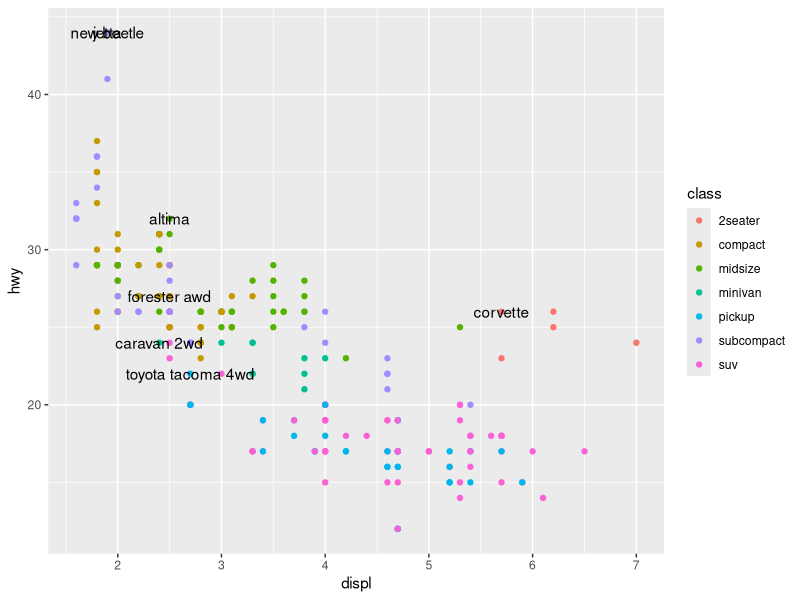
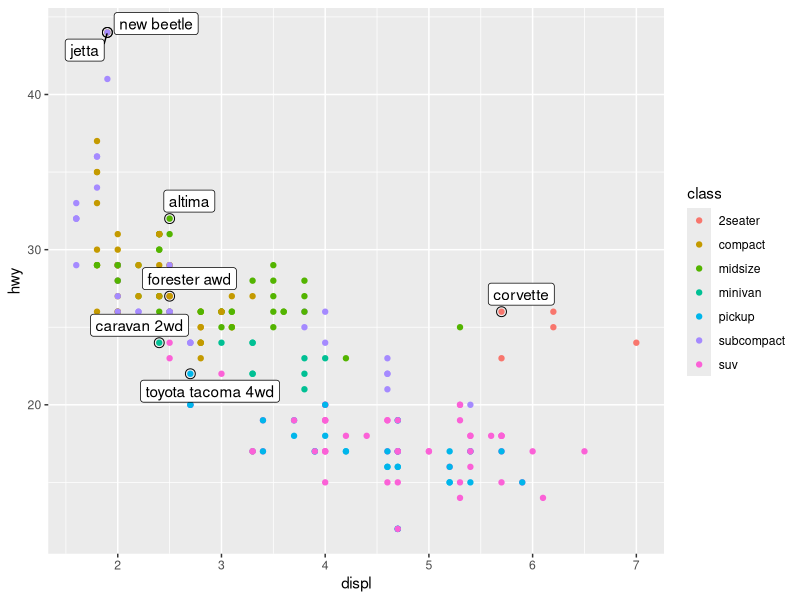
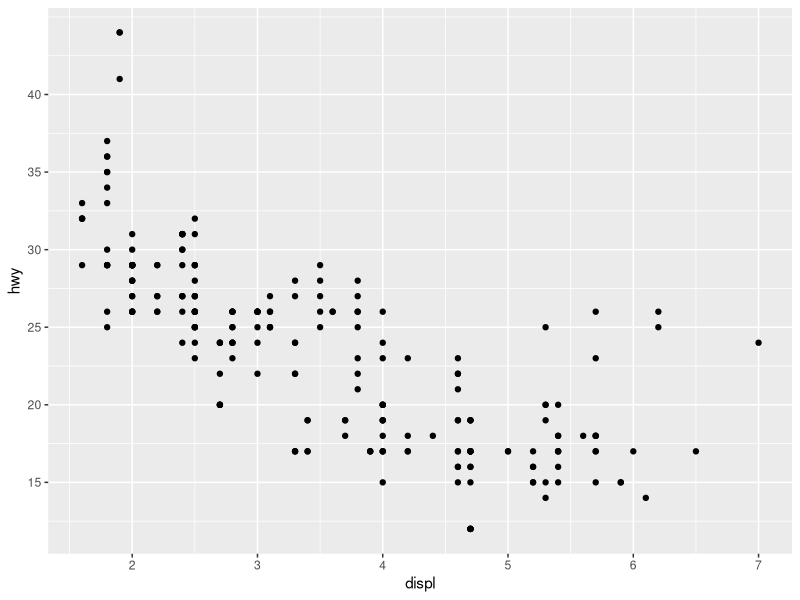
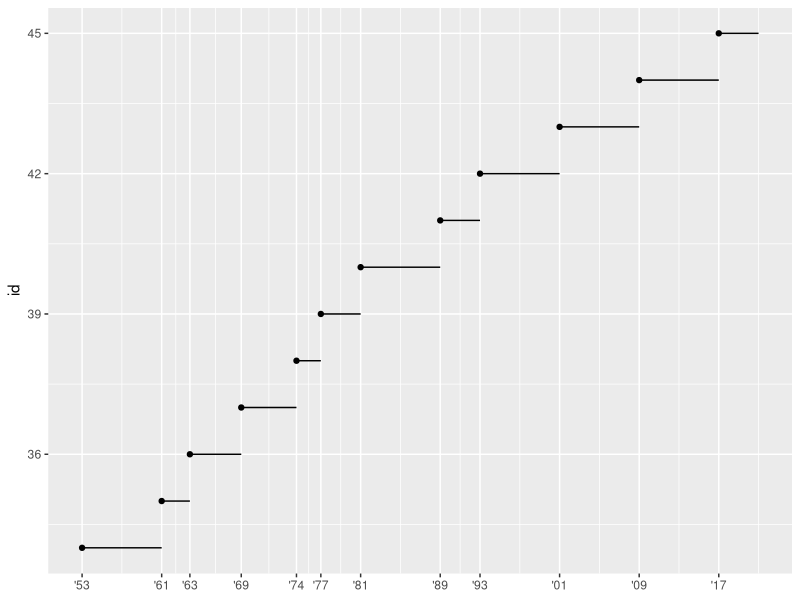
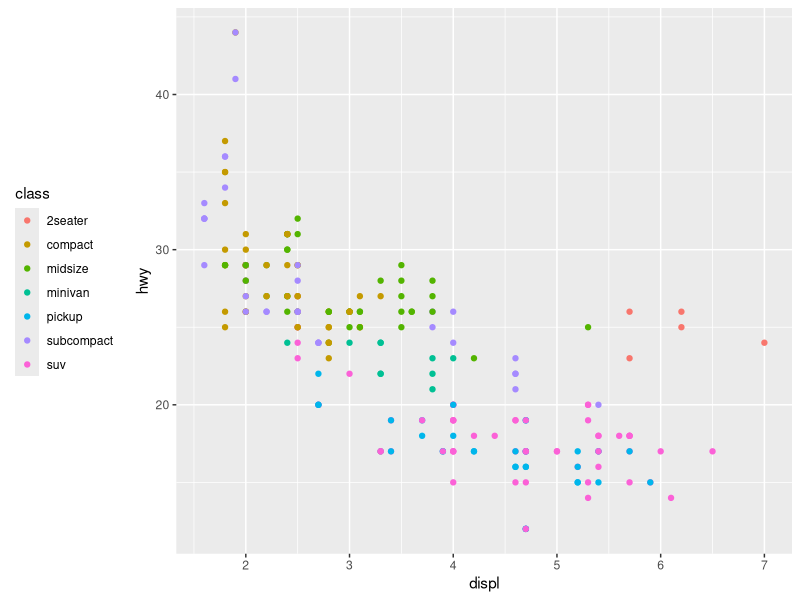
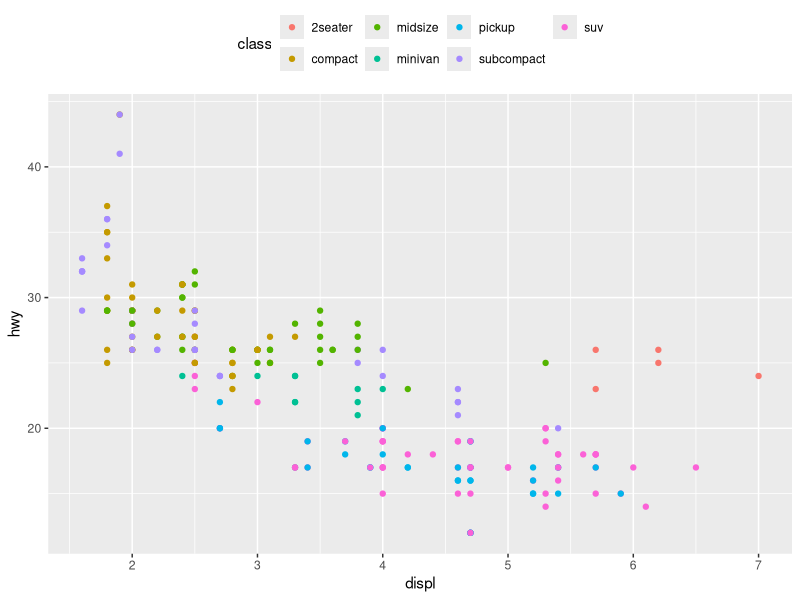
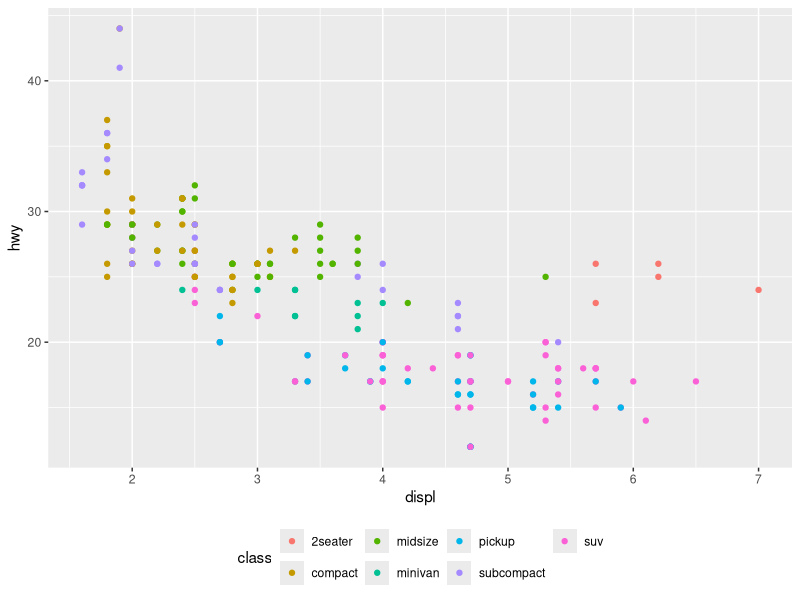
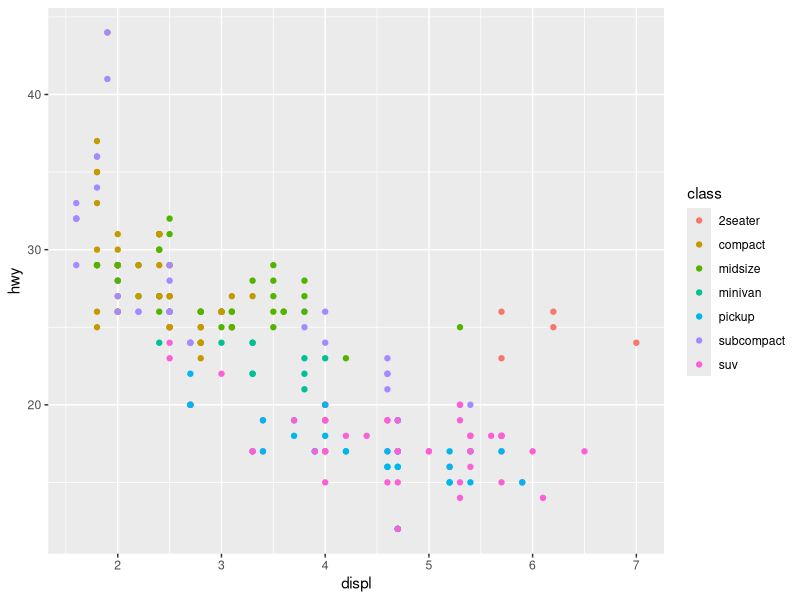

Recreate these plots in R, in order.
## ---- chunk 1
library(tidyverse)
library(ggrepel)
library(hexbin)
## ---- chunk 2
best_in_class <- mpg %>%
  group_by(class) %>%
  filter(row_number(desc(hwy)) == 1)

ggplot(mpg, aes(displ, hwy)) +
  geom_point(aes(colour = class)) +
  geom_text(aes(label = model), data = best_in_class)

ggplot(mpg, aes(displ, hwy)) +
  geom_point(aes(colour = class)) +
  geom_point(size = 3, shape = 1, data = best_in_class) +
  ggrepel::geom_label_repel(aes(label = model), data = best_in_class)
## ---- chunk 3
ggplot(mpg, aes(displ, hwy)) +
  geom_point() +
  scale_y_continuous(breaks = seq(15, 40, by = 5))

presidential %>%
  mutate(id = 33 + row_number()) %>%
  ggplot(aes(start, id)) +
    geom_point() +
    geom_segment(aes(xend = end, yend = id)) +
    scale_x_date(NULL, breaks = presidential$start, date_labels = "'%y")

    base <- ggplot(mpg, aes(displ, hwy)) +
  geom_point(aes(colour = class))

base + theme(legend.position = "left")
base + theme(legend.position = "top")
base + theme(legend.position = "bottom")
base + theme(legend.position = "right") # the default

ggplot(mpg, aes(displ, hwy)) +
  geom_point(aes(colour = class)) +
  geom_smooth(se = FALSE) +
  theme(legend.position = "bottom") +
  guides(colour = guide_legend(nrow = 1, override.aes = list(size = 4)))
#> `geom_smooth()` using method = 'loess' and formula 'y ~ x'?

ggplot(diamonds, aes(carat, price)) +
  geom_bin2d()

ggplot(diamonds, aes(log10(carat), log10(price))) +
  geom_bin2d()
## ---- chunk 4
    ggplot(mpg, aes(hwy, cty)) +
    geom_point(aes(colour=class)) +
    geom_smooth(method="lm", data=filter(mpg, class!="2seater"), se=F) +
    labs(
        title="Fuel Economy under different conditions",
        x="City Driving / mpg", 
        y="Highway Driving / mpg"
    )
## ---- chunk 5
ggplot(mpg, aes(displ, hwy)) +
  geom_point(aes(colour = class)) +
  scale_x_continuous() +
  scale_y_continuous() +
  scale_colour_discrete() +
  scale_colour_brewer(palette = "Set1")
## ---- chunk 6
    presidential %>%
  mutate(id = 33 + row_number()) %>%
  ggplot(aes(start, id, colour = party)) +
    geom_point() +
    geom_segment(aes(xend = end, yend = id)) +
    scale_colour_manual(values = c(Republican = "red", Democratic = "blue"))
## ---- chunk 7
df <- tibble(
  x = rnorm(10000),
  y = rnorm(10000)
)
ggplot(df, aes(x, y)) +
  geom_hex() +
  coord_fixed()

ggplot(df, aes(x, y)) +
  geom_hex() +
  viridis::scale_fill_viridis() +
  coord_fixed()

## ---- chunk 8
ggplot(df, aes(x, y)) +
  geom_hex() +
  scale_fill_gradient(low = "white", high = "red") +
  coord_fixed()
## ---- chunk 9
presidential %>%
  mutate(id = 33 + row_number()) %>%
  ggplot(aes(start, id, colour = party)) +
    geom_point() +
    geom_segment(aes(xend = end, yend = id)) +
    scale_colour_manual(values = c(Republican = "red", Democratic = "blue")) +
    scale_y_continuous()
